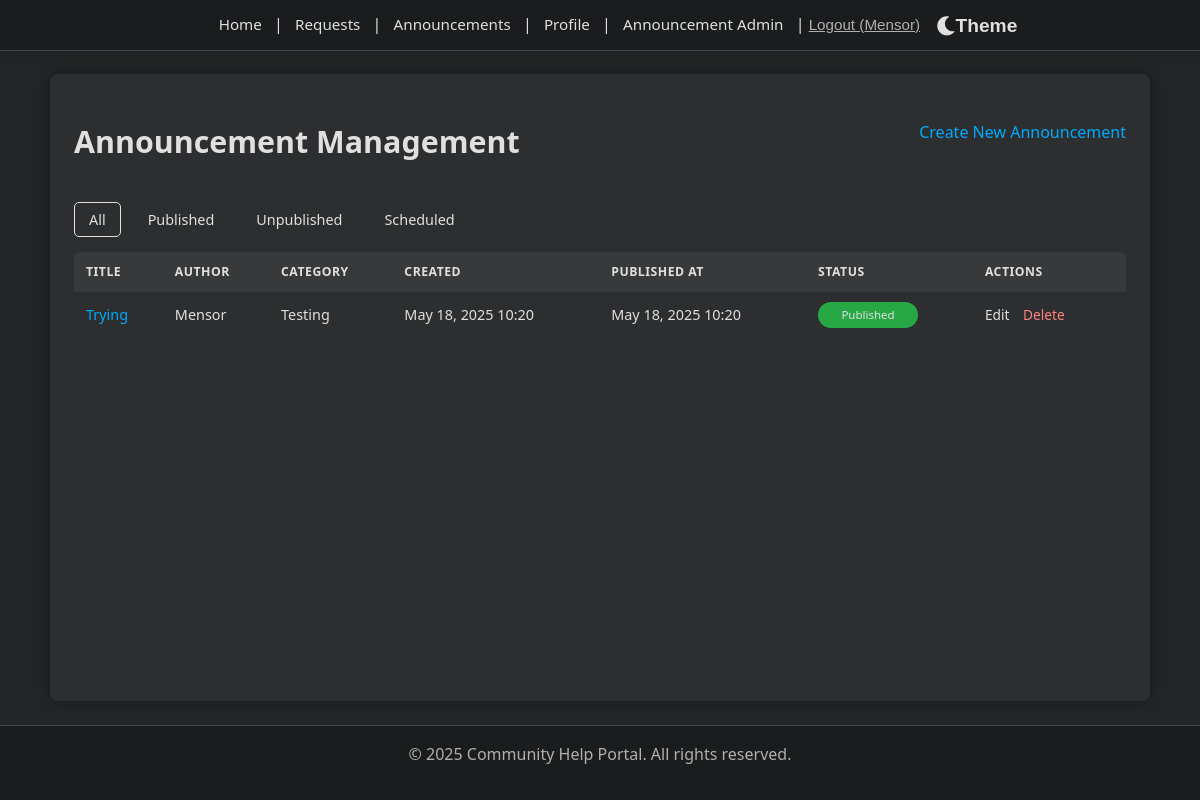
The app's page /announcements/admin/ (signed in) with its own data.
### announcements/models.py (models this page shows, shortened)
class Announcement(models.Model):
    title = models.CharField(max_length=200)
    content = models.TextField()
    created_at = models.DateTimeField(auto_now_add=True)
    published_at = models.DateTimeField(null=True, blank=True, help_text="Set a future date to schedule publication, or leave blank to publish immediately if 'Is Published' is checked.")
    author = models.ForeignKey(User, on_delete=models.SET_NULL, null=True, related_name='announcements')
    category = models.ForeignKey(AnnouncementCategory, on_delete=models.SET_NULL, null=True, blank=True, related_name='announcements')
    is_published = models.BooleanField(default=False, help_text="Check this to make the announcement visible to users (respects 'Published At' date).")
    class Meta:
        ordering = ['-published_at', '-created_at']

class AnnouncementCategory(models.Model):
    name = models.CharField(max_length=100, unique=True)
    slug = models.SlugField(max_length=120, unique=True, blank=True)
    class Meta:
        verbose_name_plural = "Announcement Categories"

### announcements/views.py (the view)
# urls.py: path('admin/', views.announcement_admin, name='announcement_admin'),  # New admin view for superusers
@user_passes_test(is_superuser)
def announcement_admin(request):
    announcements = Announcement.objects.all().select_related('category', 'author').order_by('-created_at')
    now = timezone.now()  # Get current time for template to compare scheduled status
    return render(request, 'announcements/announcement_admin.html', {
        'announcements': announcements,
        'now': now,
    })

### announcements/views.py (called while the page is built)
def is_superuser(user):
    return user.is_superuser

### announcements/templates/announcements/announcement_admin.html (shortened to what this page needs)
{% extends "base.html" %}
{% block extra_css %}
{% load static %}
<link rel="stylesheet" href="{% static 'css/announcement_admin.css' %}">
{% endblock %}
{% block content %}
<div class="announcement-admin-container">
  <div class="page-header">
      <h2>Announcement Management</h2>
      <div class="admin-actions">
          <a href="{% url 'announcements:announcement_create' %}" class="button-primary">Create New Announcement</a>
      </div>
  </div>
  <div class="announcement-filters">
    <ul class="filter-links">
      <li><a href="#" class="filter active" data-filter="all">All</a></li>
      <li><a href="#" class="filter" data-filter="published">Published</a></li>
      <li><a href="#" class="filter" data-filter="unpublished">Unpublished</a></li>
      <li><a href="#" class="filter" data-filter="scheduled">Scheduled</a></li>
    </ul>
  </div>
  <div class="announcements-list">
    <table class="admin-table">
      <thead>
        <tr>
          <th>Title</th>
          <th>Author</th>
          <th>Category</th>
          <th>Created</th>
          <th>Published At</th>
          <th>Status</th>
          <th>Actions</th>
        </tr>
      </thead>
      <tbody>
        {% for announcement in announcements %}
        <tr class="announcement-row {% if announcement.is_published %}published{% else %}unpublished{% endif %} {% if announcement.is_published and announcement.published_at > now %}scheduled{% endif %}">
          <td><a href="{% url 'announcements:announcement_detail' announcement.pk %}">{{ announcement.title }}</a></td>
          <td>{{ announcement.author.username }}</td>
          <td>{{ announcement.category.name|default:"-" }}</td>
          <td>{{ announcement.created_at|date:"M d, Y H:i" }}</td>
          <td>{% if announcement.published_at %}{{ announcement.published_at|date:"M d, Y H:i" }}{% else %}-{% endif %}</td>
          <td>
            {% if announcement.is_published %}
              {% if announcement.published_at > now %}
                <span class="status scheduled">Scheduled</span>
              {% else %}
                <span class="status published">Published</span>
              {% endif %}
            {% else %}
              <span class="status unpublished">Unpublished</span>
            {% endif %}
          </td>
          <td class="actions">
            <a href="{% url 'announcements:announcement_update' announcement.pk %}" class="edit-link">Edit</a>
            <a href="{% url 'announcements:announcement_delete' announcement.pk %}" class="delete-link">Delete</a>
          </td>
        </tr>
        {% empty %}
        <tr>
          <td colspan="7" style="text-align: center; padding: 20px; color: var(--dark-text-secondary);">No announcements found.</td>
        </tr>
        {% endfor %}
      </tbody>
    </table>
  </div>
</div>
{% endblock %}

### templates/base.html (shortened to what this page needs)
<!DOCTYPE html>
<html lang="en">
  <head>
    {% load static %}
    <link rel="stylesheet" href="{% static 'css/style.css' %}" />
    <link rel="stylesheet" href="{% static 'css/fix-taskbar.css' %}" />
    <link rel="stylesheet" href="https://cdnjs.cloudflare.com/ajax/libs/font-awesome/5.15.3/css/all.min.css" />
    <link rel="stylesheet" href="{% static 'css/light-theme.css' %}" id="light-theme-style" disabled />
    {% block extra_css %}{% endblock %}
  </head>  <body class="{% if request.resolver_match.url_name == 'home' %}home-page-body{% endif %} {% block body_class %}{% endblock %}">
    <nav>
      <div class="nav-container">
        <a href="{% url 'core:home' %}">Home</a> |
        <a href="{% url 'requests:request_list' %}">Requests</a> |
        <a href="{% url 'announcements:announcement_list' %}">Announcements</a> |
        {% if user.is_authenticated %}
          <a href="{% url 'accounts:profile_view' username=user.username %}">Profile</a> |
          {% if user.is_superuser %}
            <a href="{% url 'announcements:announcement_admin' %}">Announcement Admin</a> |
          {% endif %}
          <form id="logout-form" method="post" action="{% url 'accounts:logout' %}" style="display: inline">
            <button type="submit" class="button--link nav-logout-button">Logout ({{ user.username }})</button>
          </form>
        {% else %}
          <a href="{% url 'accounts:register' %}">Register</a> |
          <a href="{% url 'accounts:login' %}">Login</a>
        {% endif %}
        <button id="theme-toggle-btn" class="theme-toggle-button" aria-label="Toggle theme">
          <i class="fas fa-moon"></i> Theme
        </button>
      </div>
    </nav>
    <main>{% block content %} {% endblock %}</main>
    <footer>
      <p>&copy; {% now "Y" %} Community Help Portal. All rights reserved.</p>
    </footer>
  </body>
</html>

### static/css/fix-taskbar.css (style rules this page uses)
:root { --system-bar-height: 0px; --nav-height: 50px; }
html { border-top-width: 0 !important; margin-top: 0 !important; padding-top: 0 !important; }
body { border-top-width: 0 !important; margin-top: 0 !important; padding-top: 0 !important; }
nav { border-top-width: 0 !important; margin-top: 0 !important; top: 0 !important; height: var(--nav-height) !important; display: flex !important; align-items: center !important; padding: 0 var(--spacing-md) !important; }
@media screen { nav { top: var(--system-bar-height) !important; position: fixed !important; } }

### static/css/announcement_admin.css (style rules this page uses)
.announcement-admin-container { max-width: 1400px; margin: 20px auto; }
.page-header { display: flex; justify-content: space-between; align-items: center; margin-bottom: 25px; padding-bottom: 15px; border-bottom: 1px solid var(--dark-border-color); }
.page-header h2 { color: var(--dark-text-primary); margin: 0; font-size: 1.9em; }
.admin-actions { margin-bottom: 20px; }
.filter-links { display: flex; list-style: none; padding: 0; margin-bottom: 20px; gap: 12px; flex-wrap: wrap; }
.filter { padding: 7px 14px; border-radius: 5px; text-decoration: none; color: var(--dark-button-secondary-text); background-color: var(--dark-button-secondary-bg); font-size: 0.9em; transition: background-color 0.2s ease, color 0.2s ease; border: 1px solid transparent; }
.filter.active { background-color: var(--dark-accent-primary); color: var(--dark-button-primary-text); font-weight: 500; border-color: var(--dark-accent-primary); }
.admin-table { width: 100%; border-collapse: separate; border-spacing: 0; margin-top: 20px; font-size: 0.9rem; background-color: var(--dark-card-bg); border: 1px solid var(--dark-border-color); border-radius: 6px; overflow: hidden; }
.admin-table th, .admin-table td { padding: 10px 12px; text-align: left; border-bottom: 1px solid var(--dark-border-color); }
.admin-table tr:last-child td { border-bottom: none; }
.admin-table th { background-color: rgba(255, 255, 255, 0.05); font-weight: 600; color: var(--dark-text-primary); text-transform: uppercase; font-size: 0.85em; letter-spacing: 0.5px; }
.admin-table tr { transition: background-color 0.15s ease; }
.actions a { margin-right: 10px; text-decoration: none; color: var(--dark-accent-primary); font-weight: 500; font-size: 0.95em; }
.actions a.delete-link { color: #ff8080; }
.status { padding: 5px 10px; border-radius: 15px; font-size: 0.8em; font-weight: 500; color: var(--dark-button-primary-text); text-align: center; display: inline-block; min-width: 80px; line-height: 1.4; }
.status.published { background-color: #28a745; }

### records on screen
Announcement: title "Trying", author.username "Mensor", category.name "Testing", created_at "May 18, 2025 10:20", published_at "May 18, 2025 10:20", is_published "Published"

### other values on screen
{{ user.username }} "Mensor"
